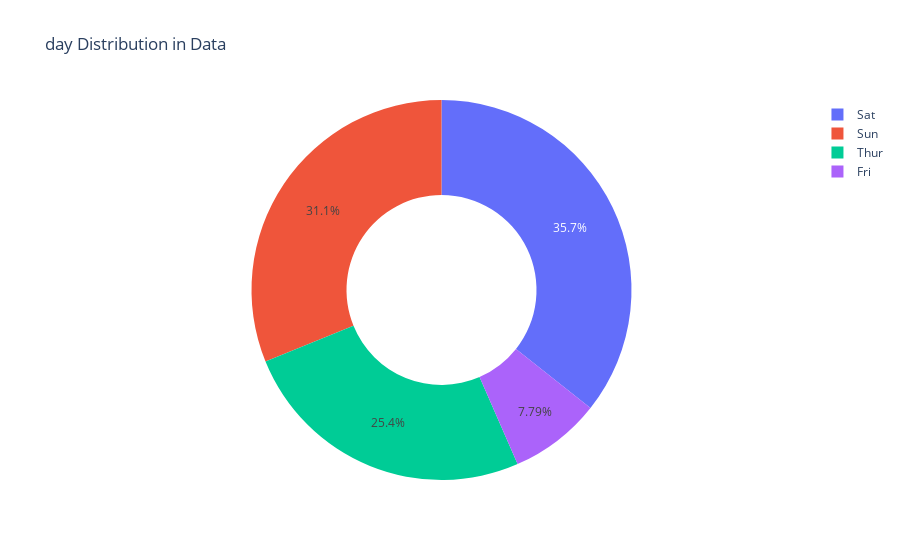

Write notebook code for a chart like this one.
### Code cell
get_pie_chart(tips,'day')

### Figure 1 — Plotly figure (JSON) as saved in the notebook; plotly's stock layout.template omitted (floating-point values rounded to 4 significant figures)
{"data": [{"domain": {"x": [0, 1], "y": [0, 1]}, "hole": 0.5, "hovertemplate": "day=%{label}<br>value=%{value}<extra></extra>", "labels": ["Sat", "Sun", "Thur", "Fri"], "legendgroup": "", "name": "", "showlegend": true, "type": "pie", "values": [87, 76, 62, 19]}], "layout": {"legend": {"tracegroupgap": 0}, "title": {"text": "day Distribution in Data"}}}
